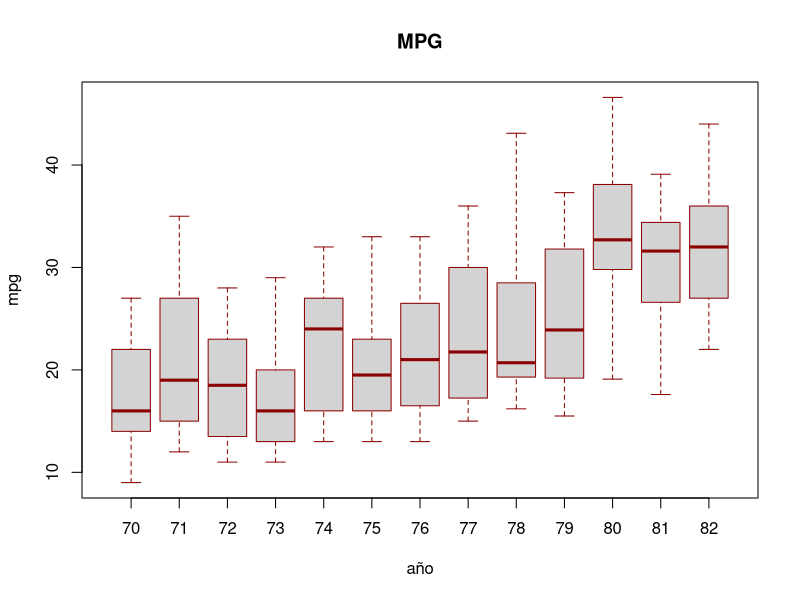
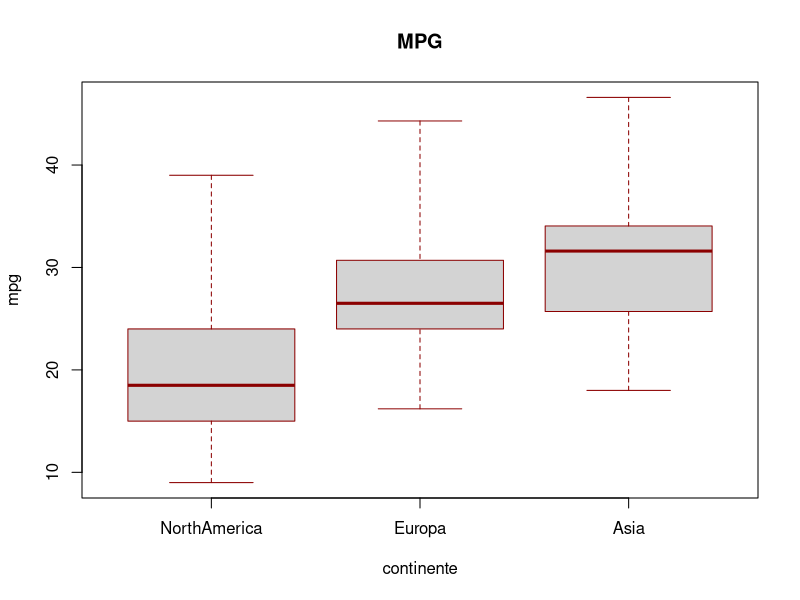
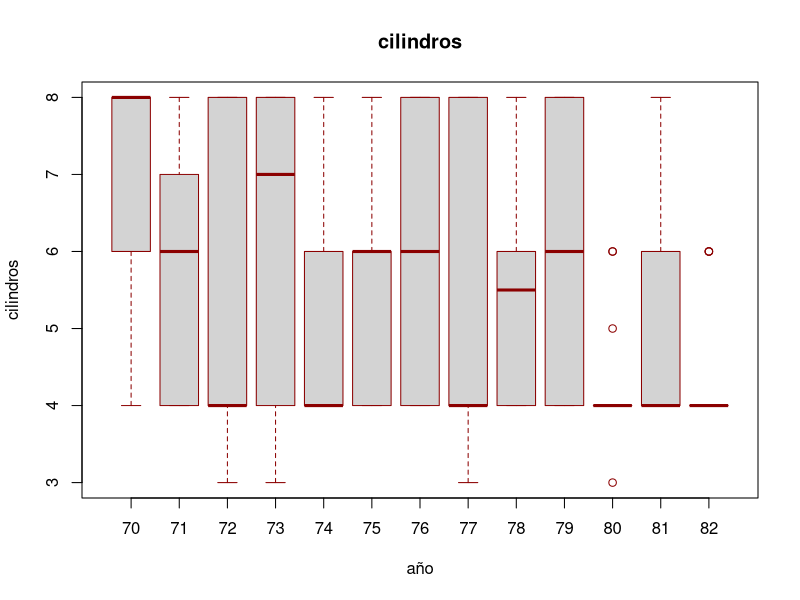
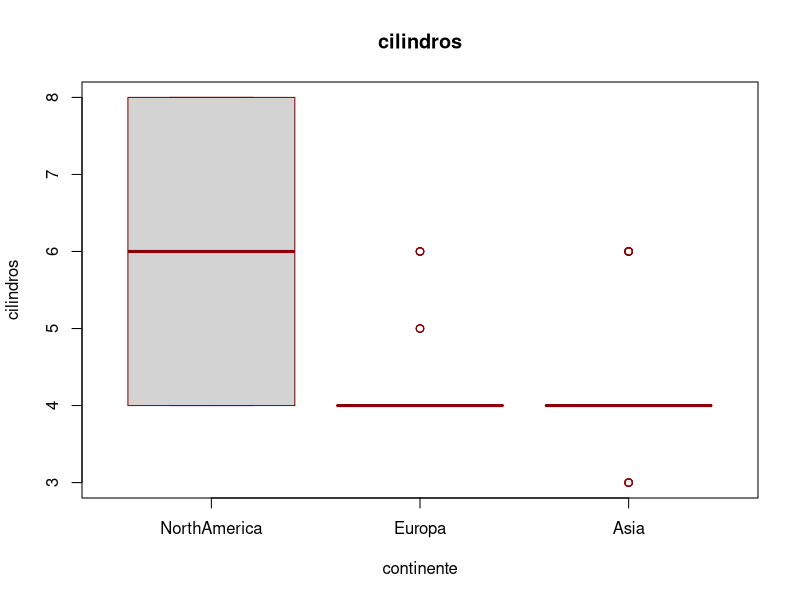
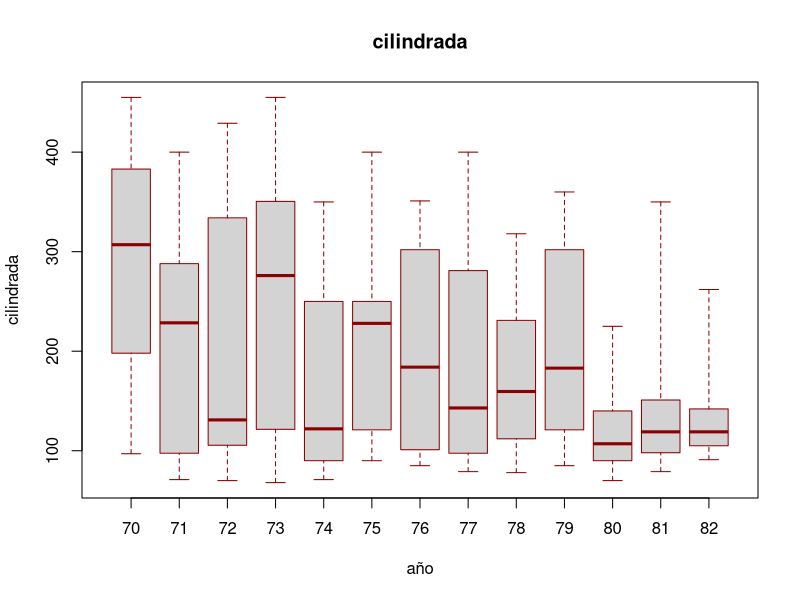
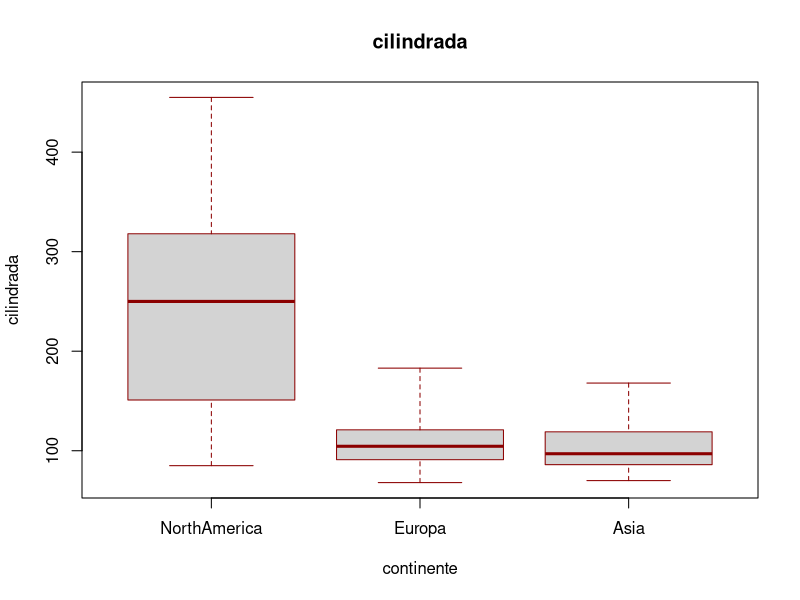
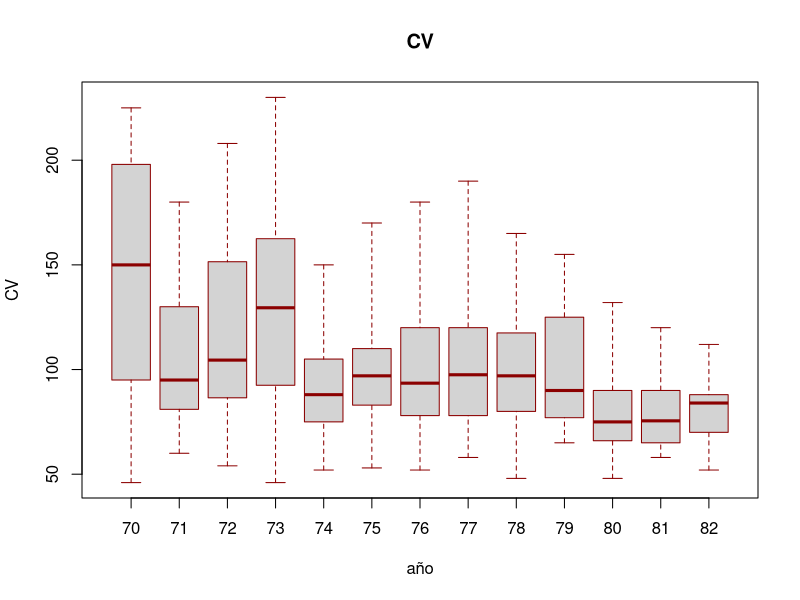
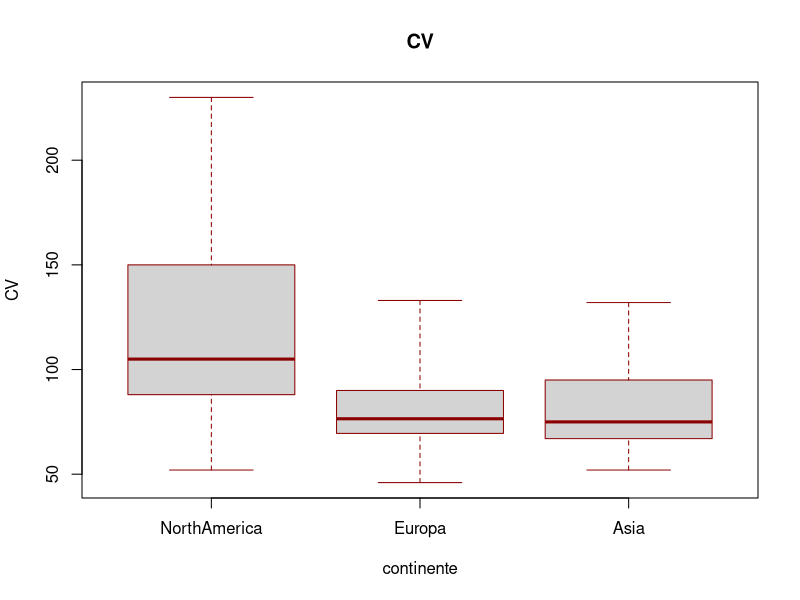

Source code (R) for these figures, in order: (Note: this script raises an error after producing the figures.)
## ---- chunk 1
## Carga del archivo auto-mpg con cabecera y asignamos una nueva variable al dataframe con autompg
nombreruta_PEC <- paste(getwd(),"/auto-mpg.txt")
autompg <- read.table(file = "auto-mpg.txt", header = TRUE, stringsAsFactors = FALSE, encoding="UTF-8", na.strings="NA")
## ---- chunk 2
## Observaciones del archivo

dim(autompg)

# comprobamos los 10 primeros resultads, los últimos, y su estructura
nrow(autompg)
ncol(autompg)
head(autompg, n= 10)
tail(autompg, n = 10)

# visualizamos su estructura
str(autompg)
## ---- chunk 3
## Conversión de string a númerico
table(autompg$CV) #con table se observan además 6 valores inválidos
autompg$CV <- as.numeric(autompg$CV) # transformamos los valores del tipo char en númericos asignando a la nueva variable CV
table(autompg$CV)
str(autompg)

## Los 6 valores inválidos están configurados por defecto como NA y serán excluidos para análisis posteriores
## ---- chunk 4
summary(autompg) # visualizamos el fichero con summary
## ---- chunk 5
# Comprobación de los países o continentes de la variable origen = 1
head(subset(autompg, subset = autompg$origen == 1))
## ---- chunk 6
# Comprobación de los países o continentes de la variable origen = 2
head(subset(autompg, subset = autompg$origen == 2))
## ---- chunk 7
# Comprobación de los países o continentes de la variable origen = 3
head(subset(autompg, subset = autompg$origen == 3))
## ---- chunk 8
# Creamos un vector con los 3 continentes
continente <- c("NorthAmerica", "Europa", "Asia")
autompg$continente <- as.factor(autompg$origen)

# Convertimos el vector en factor y los añadimos al dataset original
levels(autompg$continente)[levels(autompg$continente) == 1] <- continente[1]
levels(autompg$continente)[levels(autompg$continente) == 2] <- continente[2]
levels(autompg$continente)[levels(autompg$continente) == 3] <- continente[3]
levels(autompg$continente)
str(autompg)
## ---- chunk 9
## Visualización de las variables a través de boxplot
attach(autompg)
colnames(autompg)
head(subset(autompg$ID, subset = autompg$origen == 1))

# Boxplot de las variables mpg por año y origen (continente)
boxplot(mpg ~ año, data = autompg, 
        main = "MPG",
        col = "lightgray", border = "darkred", range = 100,
        outline = TRUE) 

boxplot(mpg ~ continente, data = autompg, 
        main = "MPG",
        col = "lightgray", border = "darkred", range = 100,
        outline = TRUE)  
    
# Boxplot de las variables cilindros por año y origen
boxplot(cilindros ~ año, data = autompg, 
        main = "cilindros",
        col = "lightgray", border = "darkred", range = 100)

boxplot(cilindros ~ continente, data = autompg, 
        main = "cilindros",
        col = "lightgray", border = "darkred", range = 100)


# Boxplot de las variables cilindrada por año y origen
boxplot(cilindrada ~ año, data = autompg, 
        main = "cilindrada",
        col = "lightgray", border = "darkred", range = 100)

boxplot(cilindrada ~ continente, data = autompg, 
        main = "cilindrada",
        col = "lightgray", border = "darkred", range = 100)


# Boxplot de las variables CV por año y origen
boxplot(CV ~ año, data = autompg, 
        main = "CV",
        col = "lightgray", border = "darkred", range = 100)

boxplot(CV ~ continente, data = autompg, 
        main = "CV",
        col = "lightgray", border = "darkred", range = 100)


# Boxplot de las variables cilindrada por año y origen
boxplot(peso ~ año, data = autompg, 
        main = "peso",
        col = "lightgray", border = "darkred", range = 100)

boxplot(peso ~ continente, data = autompg, 
        main = "peso",
        col = "lightgray", border = "darkred", range = 100)


boxplot(aceleración, data = autompg, 
        main = "aceleración",
        col = "lightgray", border = "darkred", range = 100)

boxplot(año, data = autompg, 
        main = "año",
        col = "lightgray", border = "darkred", range = 100)

boxplot(origen, data = autompg, 
        main = "origen",
        col = "lightgray", border = "darkred", range = 100)

#hist(autompg, )

## ---- chunk 10
table(cilindros)
hist(cilindros,
     main="Distribución Cilindros",
     xlab="Cilindros", ylab="Frecuencia",
     col="#9dbbae", border = "black",
     ylim =c(0,200))
## ---- chunk 11
table(cilindrada)
hist(cilindrada,
     main="Distribución Cilindrada",
     xlab="Cilindrada", ylab="Frecuencia",
     col="#9dbbae", border = "black",
     ylim =c(0,200))
## ---- chunk 12
table(CV)
hist(CV,
     main="Distribución CV",
     xlab="CV", ylab="Frecuencia",
     col="#9dbbae", border = "black",
     ylim =c(0,130) , xlim = c(40,230))
## ---- chunk 13
table(peso)
hist(peso,
     main="Distribución Peso",
     xlab="Peso", ylab="Frecuencia",
     col="#9dbbae", border = "black")
## ---- chunk 14
table(aceleración)
hist(aceleración,
     main="Distribución Aceleración",
     xlab="Aceleración", ylab="Frecuencia",
     col="#9dbbae", border = "black")
## ---- chunk 15
table(año)
hist(año,
     main="Distribución Año",
     xlab="Año", ylab="Frecuencia",
     col="#9dbbae", border = "black", xlim = c(70,82))
## ---- chunk 16
## Verificamos los valores nulos
table(is.na(autompg))

# Suma la cantidad de nulos
sum(is.na(autompg))

# Se eliminan los registros con datos nulos
autompg = na.omit(autompg)

# Comprobamos nuevamente los valores nulos
sum(is.na(autompg))

## ---- chunk 17
#describe(autompg)
## ---- chunk 18
par(mfrow=c(1, 2))
plot(autompg$mpg, autompg$cilindrada, xlim=c(0, 28), ylim=c(0, 230), main="With Outliers", xlab="speed", ylab="dist", pch="*", col="red", cex=2)
abline(lm(cilindrada ~ mpg, data=autompg), col="blue", lwd=3, lty=2)
## ---- chunk 19
## Para mejor lectura de los rangos de valores entre las variables numéricas, efectuaremos una normalización de los datos creando un dataset, autompg.z
autompg.z <- autompg

# Verificamos si existen valores nulos
sum(is.na(autompg.z))

# Realizamos las normalización de las variables numéricas a excepción de origen y año, estos últimos los trataremos como categorícas.
autompg.z$mpg <- scale(autompg.z$mpg, scale = TRUE, center = TRUE)
autompg.z$cilindros <- scale(autompg.z$cilindros, scale = TRUE, center = TRUE)
autompg.z$cilindrada <- scale(autompg.z$cilindrada, scale = TRUE, center = TRUE)
autompg.z$CV <- scale(autompg.z$CV, scale = TRUE, center = TRUE)
autompg.z$ peso <- scale(autompg.z$peso, scale = TRUE, center = TRUE)
autompg.z$'aceleración' <- scale(autompg.z$'aceleración', scale = TRUE, center = TRUE)


# verificamos los 10 primeros resultados
head(autompg.z, n=10)
## ---- chunk 20
# calculamos la media de la variable mpg
mpgAvg <- mean(autompg$mpg)

# calculamos la desviación estandar
mpgSd <- sd(autompg$mpg)

# calculamos el tamaño de la muestra
n <- dim(autompg)[1]

# Calculo IC 97%
alpha <- 1-0.97

# Error típico
errorTipico <- mpgSd / sqrt(n)

# Valor z
z <- qnorm(1- alpha/2)

# Margen de error
error <- z * errorTipico

# Límites del intervalo
lim <- mpgAvg + c(-1,1) * error
lim


table(mpgAvg, mpgSd, errorTipico, z, error, lim[1], lim[2])
## ---- chunk 21
t.test(x = mpg, conf.level = 0.97)
## ---- chunk 22
# Región de aceptación de la hipótesis nula
alpha <- 0.05
valorCritico <- qt(alpha, df = n-1)
valorCritico
## ---- chunk 23

# Ya tenemos calculado la media y la sd de la variable MPG
mpgAvg
mpgSd

# Estadístico de contraste
estadistico <- (mpgAvg - 25) / (mpgSd/sqrt(25))
estadistico
## ---- chunk 24
# Cálculo del valor p asociado a este contraste de hipótesis 
p <- pt(estadistico, df = n-1, lower.tail = TRUE)
p
## ---- chunk 25
cor(autompg.z[1:6])# correlación de las 6 variables númericas excepto el de origen y año
plot(autompg.z[1:6])

#install.packages("corrplot")
library(corrplot)
#dfa_pca_mat <- matrix(as.numeric(unlist(df_pca)),nrow=nrow(df_pca))
#colnames(dfa_pca_mat) <- colnames(df_pca)
corrplot(cor(autompg.z[1:6]), is.corr = FALSE, method = "color")
corrplot(cor(autompg.z[1:6]), is.corr = FALSE, method = "square")

# Añadimos la columna de año en este gráfico
corrplot(cor(autompg.z[1:7]), is.corr = FALSE, method = "number")
## ---- chunk 26
attach(autompg.z)
par(mfrow = c(2, 2))
fit <- lm(mpg ~ cilindrada + aceleración + año + origen, data = autompg.z)
plot(fit)
anova(fit)
## ---- chunk 27
head(summary(lm(mpg ~ . , data = autompg.z[1:7]))$coefficients, n=10)

summary(lm(mpg ~ cilindrada , data = autompg.z))$coefficients

summary(lm(mpg ~ aceleración , data = autompg.z))$coefficients

summary(lm(mpg ~ año , data = autompg.z))$coefficients

summary(lm(mpg ~ origen , data = autompg.z))$coefficients
## ---- chunk 28
t(coefficients(fit))
## ---- chunk 29
## Crearemos los 4 diferentes grupos por año
#colnames(autompg)
#table(autompg$año)
#str(autompg)
library(plyr)
library(dplyr)
# creamos una copia del dataset original, autompg.anova
autompg.aov <- data.frame(Año = autompg$año, MPG = autompg$mpg)
head(autompg.aov)

aggregate(autompg.aov$MPG ~ autompg.aov$Año, data = subset(autompg.aov, subset= autompg.aov$Año < 73), FUN = mean)




# Creación del grupo G1 con filtro
g1 <- autompg.aov %>%
  filter(autompg.aov$Año < 73)
g1 <- round(aggregate(MPG ~ Año, data = g1, FUN = mean), digits = 2)

# Creación del grupo G2 con filtro
g2 <- autompg.aov %>%
  filter(autompg.aov$Año >= 73 & autompg.aov$Año < 76)
g2 <- round(aggregate(MPG ~ Año, data = g2, FUN = mean), digits = 2)

# Creación del grupo G3 con filtro
g3 <- autompg.aov %>%
  filter(autompg.aov$Año >= 76 & autompg.aov$Año < 79)
g3 <- round(aggregate(MPG ~ Año, data = g3, FUN = mean), digits = 2)

# Creación del grupo G4 con filtro
g4 <- autompg.aov %>%
  filter(autompg.aov$Año >= 79)
g4 <- round(aggregate(MPG ~ Año, data = g4, FUN = mean), digits = 2)


# Otra alternativa sería convertir en medias MPG directamente y aplicar posteriormente los grupos
# aggregate(autompg.aov$MPG ~ autompg.aov$Año, data = autompg.aov, FUN = mean)
# autompg.aov$avgMPG <- autompg.aov$MPG(round(ddply(autompg.aov, ~Año, summarise,mean=mean(MPG))), digits=2)

## ---- chunk 30
## Aplicamos ANOVA
g1$Año <- as.character(g1$Año)
g2$Año <- as.character(g2$Año)
g3$Año <- as.character(g3$Año)
g4$Año <- as.character(g4$Año)

X <- rbind(g1$MPG,g2$MPG,g3$MPG,g4$MPG, stringsAsFactors = FALSE)
boxplot(X)

# representamos grafícamente los 4 grupos
group <- c("<73","73<76","76<79",">79")
valor <- c(g1,g2,g3,g4)
df <- data.frame(group,valor)
boxplot(valor)
## ---- chunk 31
# Calculo AOV
myaov <- aov()


